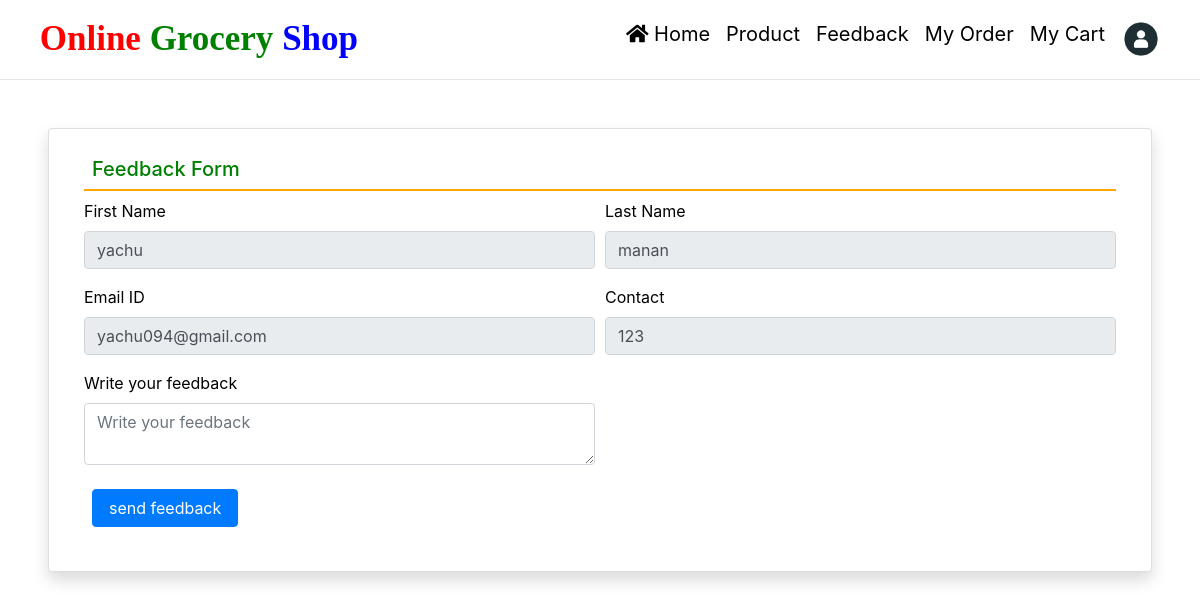
The app's page /user-feedback/ (signed in) with its own data.
### groceryapp/models.py (models this page shows, shortened)
class UserProfile(models.Model):
    user = models.ForeignKey (User, on_delete=models.CASCADE, null=True, blank=True)
    mobile = models.CharField(max_length=100, null=True, blank=True)
    address = models.TextField(null=True, blank=True)
    image = models.FileField(null=True, blank=True)

### groceryapp/views.py (the view)
# urls.py: path('user-feedback/', user_feedback, name="user_feedback"),
def user_feedback(request):
    user = UserProfile.objects.get(user=request.user)
    if request.method == "POST":
        Feedback.objects.create(user=request.user, message=request.POST['feedback'])
        messages.success(request, "Feedback sent successfully")
    return render(request, "feedback-form.html", locals())

### groceryapp/templates/feedback-form.html (shortened to what this page needs)
{% load static %}
<html>
<head>
</head>
<body>
{% include 'navigation.html' %}
<hr class="mt-0">
<div class="card shadow m-5">
    <div class="card-body">
        <div class="container-fluid">
            <h5 class="p-2" style="border-bottom: 2px solid orange;color:green">Feedback Form</h5>
            <form method="post" action="" name="feedback">
                <div class="form-row">
                    <div class="col-sm-6">
                        <div class="form-group">
                            <label for="fname">First Name</label>
                            <input type="text" name="fname" id="fname" placeholder="Enter First Name" value="{{user.user.first_name}}" readonly class="form-control">
                        </div>
                    </div>
                    <div class="col-sm-6">
                        <div class="form-group">
                            <label>Last Name</label>
                            <input type="text" name="lname" value="{{user.user.last_name}}" placeholder="Enter Last Name" readonly class="form-control">
                        </div>
                    </div>
                    <div class="col-sm-6">
                        <div class="form-group">
                            <label>Email ID</label>
                            <input type="email" name="email" placeholder="Email Address" value="{{user.user.username}}" readonly class="form-control">
                        </div>
                    </div>
                    <div class="col-sm-6">
                        <div class="form-group">
                            <label for="contact">Contact</label>
                            <input type="text" name="mobile" placeholder="Contact Number" value="{{user.mobile}}" readonly required
                                   class="form-control">
                        </div>
                    </div>
                    <div class="col-sm-6">
                        <div class="form-group">
                            <label>Write your feedback</label>
                            <textarea name="feedback" class="form-control" placeholder="Write your feedback" ></textarea>
                        </div>
                    </div>
                </div>
                <input type="submit" value="send feedback" class="m-2 px-3 btn btn-primary">
            </form>
        </div>
    </div>
</div>
</body>
</html>

### groceryapp/static/css/mystyle.css (style rules this page uses)
html { scroll-behavior:smooth; }

### groceryapp/templates/feedback-form.html (style rules this page uses)
label { color:black; }

### records on screen
UserProfile: fname "yachu", lname "manan", email "yachu094@gmail.com", mobile "123"
